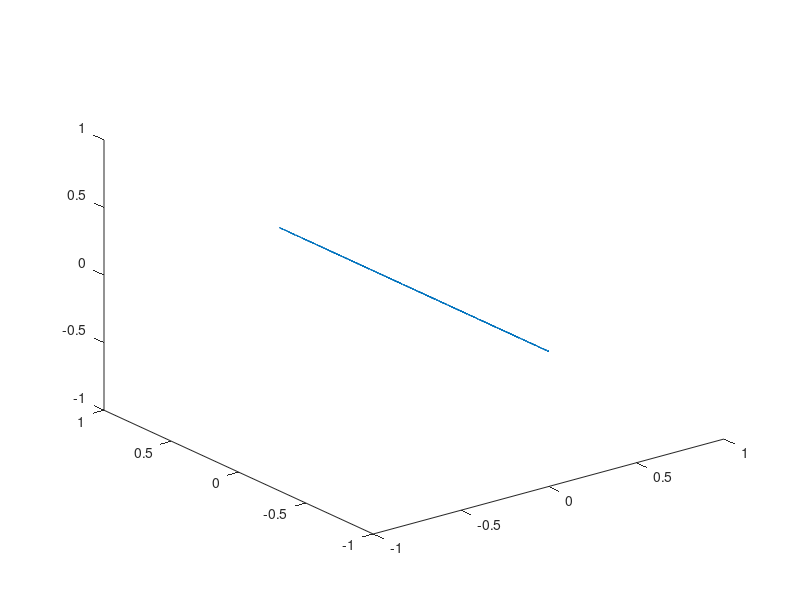

The MATLAB script that drew this image:
clc
clear
%% Free procession ignoring relaxation
% Author: Imraj Singh 03/11/2020

% Given parameters

% Magnitisation aligned along y-axis initially taken from problem 2.4
M = [0, 1, 0]';

% Gyromagnetic ratio for proton in hydrogen
gamma = 2.68*10^8;

% Prescribe a static field strength B0 (T)
B0 = 3;

% Calculate neccessary parameters

% Precession frequency
omega0 = B0*gamma;

% Define modelling parameters

t = 1*10^(-3);

% Duration and timestep of model

time = linspace(0,t,1001);

Msoln = zeros(1001,3);

Msoln(:,1) = M(1).*(M(1)*cos(omega0.*time) + M(2)*sin(omega0.*time));
Msoln(:,2) = M(2)*cos(omega0.*time) - M(1)*sin(omega0.*time);
Msoln(:,3) = 0;%M(3)*cos(omega1.*time) - M(2)*sin(omega1.*time);

plot3(Msoln(:,1),Msoln(:,2),Msoln(:,3))




